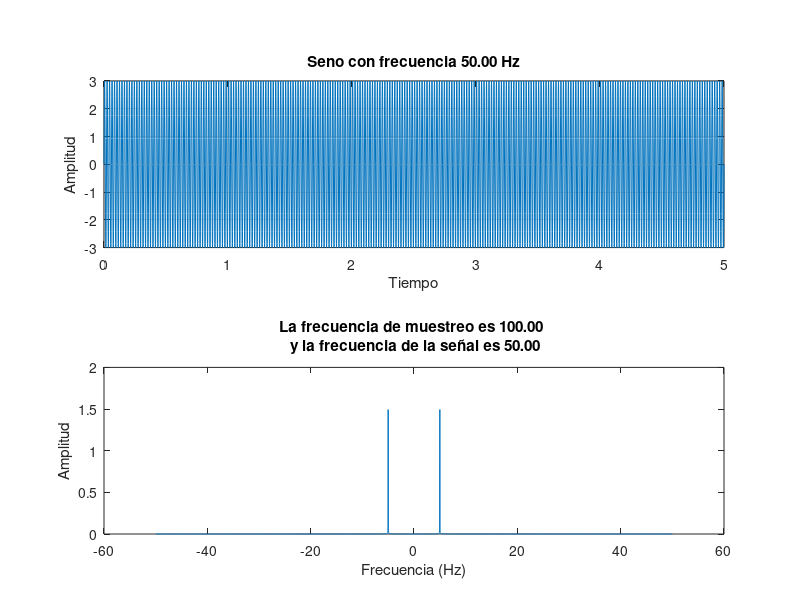

Here is the MATLAB script that generated this plot:
close all;
%Tiempo
t=5;
%Frecuencia de la señal
f=50;
%Tiempo muestreo
tm=0.01;
ct=@(t) 3*sin(2*t*pi*f);
%Vector de tiempos
vt=[0:0.001:t];
%Transformada rápida
fc=fft(ct(vt),length(vt))/length(vt);
%Normalizada con el valor absoluto
fn=abs(fc);
%Frecuencias. 1/tm es frecuencia de muestreo
faxis = linspace(-(1/tm)/2,(1/tm)/2,length(vt));
figure(1);
subplot(2,1,2);
plot(faxis,fftshift(fn));
xlabel('Frecuencia (Hz)');
ylabel('Amplitud');
fs=sprintf('La frecuencia de muestreo es %3.2f \n y la frecuencia de la señal es %3.2f',...
    1/tm,f);
title(fs);
subplot(2,1,1)
plot(vt,ct(vt));
xlabel('Tiempo');
ylabel('Amplitud');
title(sprintf('Seno con frecuencia %3.2f Hz', f));
grid on;

%plot(vt,ct(vt))